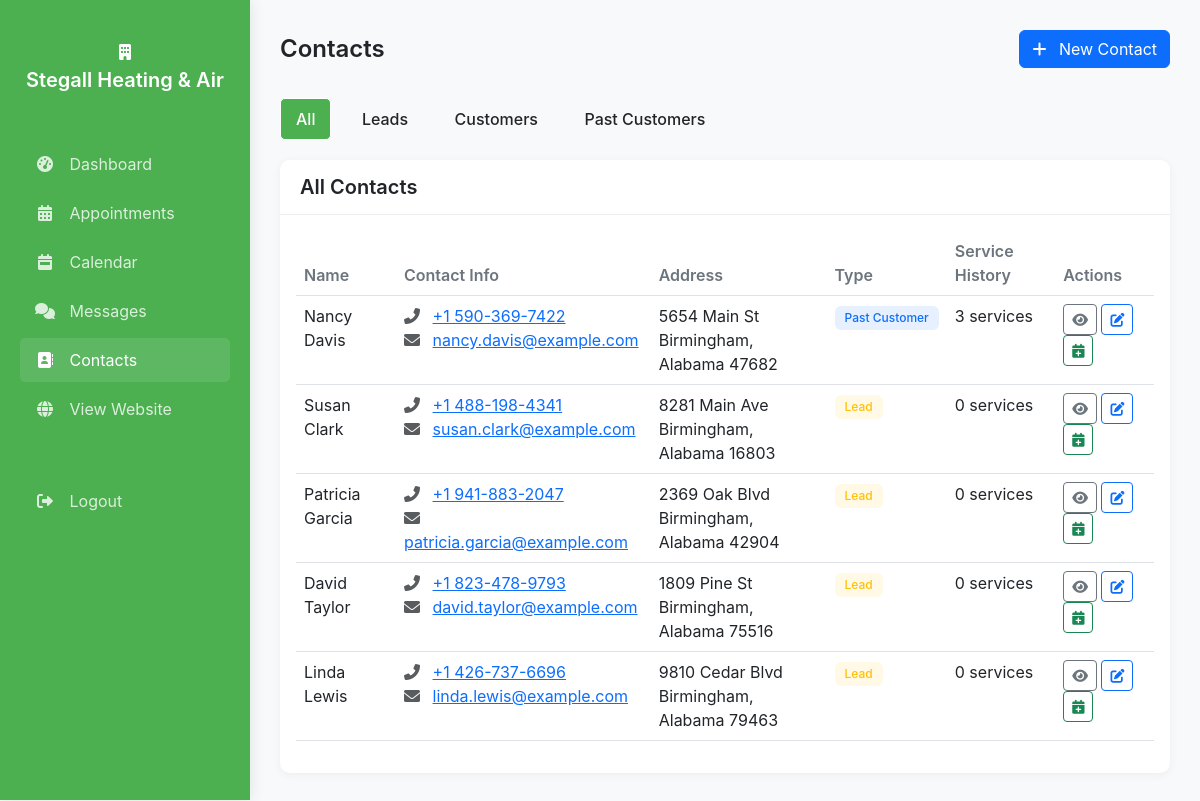
Screenshot of /business/contacts/stegallheatingair/ (signed in) with the database file from the repository.
### demo_app/models.py (models this page shows, shortened)
class Prospect(models.Model):
    name = models.CharField(max_length=255)
    slug = models.SlugField(unique=True)
    phone = models.CharField(max_length=20, blank=True)
    email = models.EmailField(blank=True)
    website = models.URLField(blank=True)
    address = models.CharField(max_length=255, blank=True)
    city = models.CharField(max_length=100, blank=True)
    state = models.CharField(max_length=100, blank=True)
    business_type = models.CharField(max_length=100, blank=True)
    description = models.TextField(blank=True)
    hours = models.JSONField(default=dict, blank=True)
    rating = models.DecimalField(max_digits=3, decimal_places=1, null=True, blank=True)
    reviews_count = models.IntegerField(default=0)
    logo_url = models.URLField(blank=True)
    photo_url = models.URLField(blank=True)
    demo_site_url = models.CharField(max_length=255, blank=True)
    primary_color = models.CharField(max_length=20, default="#336699")
    secondary_color = models.CharField(max_length=20, default="#66aacc")
    created_at = models.DateTimeField(auto_now_add=True)
    updated_at = models.DateTimeField(auto_now=True)
    username = models.CharField(max_length=255, blank=True)
    password = models.CharField(max_length=255, default="demo123")
    STATUS_CHOICES = (
        ('prospect', 'Prospect'),
        ('converted', 'Converted Client'),
        ('inactive', 'Inactive'),
    )
    status = models.CharField(max_length=20, choices=STATUS_CHOICES, default='prospect')
    conversion_date = models.DateTimeField(null=True, blank=True)

class Contact(models.Model):
    prospect = models.ForeignKey(Prospect, on_delete=models.CASCADE, related_name='contacts')
    name = models.CharField(max_length=255)
    email = models.EmailField(blank=True, null=True)
    phone = models.CharField(max_length=20, blank=True)
    address = models.CharField(max_length=255, blank=True)
    city = models.CharField(max_length=100, blank=True)
    state = models.CharField(max_length=100, blank=True)
    postal_code = models.CharField(max_length=20, blank=True)
    notes = models.TextField(blank=True)
    TYPE_CHOICES = (
        ('lead', 'Lead'),
        ('customer', 'Customer'),
        ('past_customer', 'Past Customer'),
    )
    contact_type = models.CharField(max_length=20, choices=TYPE_CHOICES, default='lead')
    service_count = models.IntegerField(default=0)
    created_at = models.DateTimeField(auto_now_add=True)
    updated_at = models.DateTimeField(auto_now=True)
    is_demo = models.BooleanField(default=False)

### demo_app/views.py (the view, shortened to what this page needs)
# urls.py: path('business/contacts/<slug:slug>/', views.business_contacts, name='business_contacts'),
def business_contacts(request, slug):
    if 'business_id' not in request.session:
        return redirect('business_login')
    prospect = get_object_or_404(Prospect, slug=slug)
    if request.session['business_id'] != prospect.id:
        return redirect('business_login')
    contact_type_filter = request.GET.get('type', '')
    if contact_type_filter:
        contacts = Contact.objects.filter(prospect=prospect, contact_type=contact_type_filter).order_by('-created_at')
    else:
        contacts = Contact.objects.filter(prospect=prospect).order_by('-created_at')
    unread_messages = ChatMessage.objects.filter(
        prospect=prospect,
        is_read=False,
        sender_type='customer'
    ).count()
    context = {
        'prospect': prospect,
        'contacts': contacts,
        'contact_type_filter': contact_type_filter,
        'unread_messages': unread_messages,
    }
    return render(request, 'business_contacts.html', context)

### demo_app/templates/business_contacts.html (shortened to what this page needs)
<!DOCTYPE html>
<html lang="en">
<head>
    <link href="https://cdn.jsdelivr.net/npm/bootstrap@5.3.0/dist/css/bootstrap.min.css" rel="stylesheet">
    <link rel="stylesheet" href="https://cdnjs.cloudflare.com/ajax/libs/font-awesome/6.0.0/css/all.min.css">
</head>
<body>
    <div class="sidebar">
        <div class="sidebar-brand">
            <i class="fas fa-building mb-2"></i>
            <h4>{{ prospect.name }}</h4>
        </div>
        <ul class="sidebar-menu">
            <li>
                <a href="{% url 'business_dashboard' prospect.slug %}">
                    <i class="fas fa-tachometer-alt"></i>
                    <span>Dashboard</span>
                </a>
            </li>
            <li>
                <a href="{% url 'business_appointments' prospect.slug %}">
                    <i class="fas fa-calendar-alt"></i>
                    <span>Appointments</span>
                </a>
            </li>
            <li>
                <a href="{% url 'business_calendar' prospect.slug %}">
                    <i class="fas fa-calendar-week"></i>
                    <span>Calendar</span>
                </a>
            </li>
            <li>
                <a href="{% url 'business_messages' prospect.slug %}">
                    <i class="fas fa-comments"></i>
                    <span>Messages</span>
                </a>
            </li>
            <li>
                <a href="{% url 'business_contacts' prospect.slug %}" class="active">
                    <i class="fas fa-address-book"></i>
                    <span>Contacts</span>
                </a>
            </li>
            <li>
                <a href="{% url 'prospect_direct' prospect.slug %}" target="_blank">
                    <i class="fas fa-globe"></i>
                    <span>View Website</span>
                </a>
            </li>
            <li class="mt-5">
                <a href="{% url 'business_logout' %}">
                    <i class="fas fa-sign-out-alt"></i>
                    <span>Logout</span>
                </a>
            </li>
        </ul>
    </div>
    <div class="content">
        <div class="page-title d-flex justify-content-between align-items-center">
            <h1>Contacts</h1>
            <button class="btn btn-primary" data-bs-toggle="modal" data-bs-target="#newContactModal">
                <i class="fas fa-plus me-2"></i> New Contact
            </button>
        </div>
        <div class="filter-buttons">
            <a href="{% url 'business_contacts' prospect.slug %}" class="btn {% if not contact_type_filter %}active{% endif %}">All</a>
            <a href="?type=lead" class="btn {% if contact_type_filter == 'lead' %}active{% endif %}">Leads</a>
            <a href="?type=customer" class="btn {% if contact_type_filter == 'customer' %}active{% endif %}">Customers</a>
            <a href="?type=past_customer" class="btn {% if contact_type_filter == 'past_customer' %}active{% endif %}">Past Customers</a>
        </div>
        <div class="card">
            <div class="card-header">
                <h5>
                    {% if contact_type_filter %}
                        {{ contact_type_filter|title }} Contacts
                    {% else %}
                        All Contacts
                    {% endif %}
                </h5>
            </div>
            <div class="card-body">
                {% if contacts %}
                <div class="table-responsive">
                    <table class="table table-hover">
                        <thead>
                            <tr>
                                <th>Name</th>
                                <th>Contact Info</th>
                                <th>Address</th>
                                <th>Type</th>
                                <th>Service History</th>
                                <th>Actions</th>
                            </tr>
                        </thead>
                        <tbody>
                            {% for contact in contacts %}
                            <tr>
                                <td>{{ contact.name }}</td>
                                <td>
                                    {% if contact.phone %}
                                    <div><i class="fas fa-phone-alt me-2 text-muted"></i> <a href="tel:{{ contact.phone }}">{{ contact.phone }}</a></div>
                                    {% endif %}
                                    {% if contact.email %}
                                    <div><i class="fas fa-envelope me-2 text-muted"></i> <a href="mailto:{{ contact.email }}">{{ contact.email }}</a></div>
                                    {% endif %}
                                </td>
                                <td>
                                    {% if contact.address %}
                                    {{ contact.address }}<br>
                                    {{ contact.city }}, {{ contact.state }} {{ contact.postal_code }}
                                    {% else %}
                                    <span class="text-muted">No address</span>
                                    {% endif %}
                                </td>
                                <td>
                                    {% if contact.contact_type == 'lead' %}
                                    <span class="badge badge-lead">Lead</span>
                                    {% elif contact.contact_type == 'customer' %}
                                    <span class="badge badge-customer">Customer</span>
                                    {% elif contact.contact_type == 'past_customer' %}
                                    <span class="badge badge-past_customer">Past Customer</span>
                                    {% endif %}
                                </td>
                                <td>
                                    {{ contact.service_count }} services
                                </td>
                                <td>
                                    <button class="btn btn-sm btn-outline-secondary view-contact" data-id="{{ contact.id }}" data-bs-toggle="modal" data-bs-target="#viewContactModal">
                                        <i class="fas fa-eye"></i>
                                    </button>
                                    <button class="btn btn-sm btn-outline-primary edit-contact" data-id="{{ contact.id }}" data-bs-toggle="modal" data-bs-target="#editContactModal">
                                        <i class="fas fa-edit"></i>
                                    </button>
                                    <button class="btn btn-sm btn-outline-success schedule-contact" data-id="{{ contact.id }}" data-name="{{ contact.name }}" data-bs-toggle="modal" data-bs-target="#scheduleContactModal">
                                        <i class="fas fa-calendar-plus"></i>
                                    </button>
                                </td>
                            </tr>
                            {% endfor %}
                        </tbody>
                    </table>
                </div>
                {% else %}
                <div class="alert alert-info mb-0">No contacts found. Add a new contact to get started!</div>
                {% endif %}
            </div>
        </div>
    </div>
</body>
</html>

### rows the page displays
Prospect: name "Stegall Heating & Air"
Contact: name "Nancy Davis", phone "+1 590-369-7422", email "nancy.davis@example.com", address "5654 Main St", city "Birmingham", state "Alabama", postal_code "47682", contact_type "Past Customer", service_count "3"
Contact: name "Susan Clark", phone "+1 488-198-4341", email "susan.clark@example.com", address "8281 Main Ave", city "Birmingham", state "Alabama", postal_code "16803", contact_type "Lead", service_count "0"
Contact: name "Patricia Garcia", phone "+1 941-883-2047", email "patricia.garcia@example.com", address "2369 Oak Blvd", city "Birmingham", state "Alabama", postal_code "42904", contact_type "Lead", service_count "0"
Contact: name "David Taylor", phone "+1 823-478-9793", email "david.taylor@example.com", address "1809 Pine St", city "Birmingham", state "Alabama", postal_code "75516", contact_type "Lead", service_count "0"
Contact: name "Linda Lewis", phone "+1 426-737-6696", email "linda.lewis@example.com", address "9810 Cedar Blvd", city "Birmingham", state "Alabama", postal_code "79463", contact_type "Lead", service_count "0"
